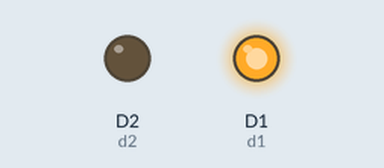
Bench run of a sketch on a simulated ESP8266 (NodeMCU). Parts: output pins drawn as LEDs (lit = HIGH).

Above: at 0.5 s.
At 1.5 s:
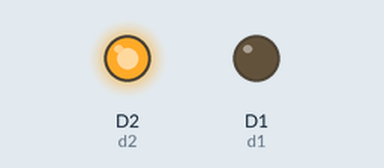
At 5.5 s:
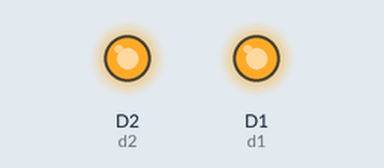
Timing chart, 0 to 6.9 s (numbered marks = the images above):
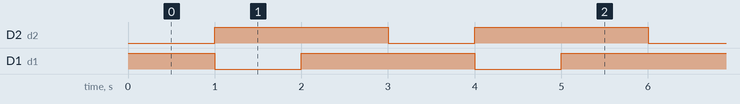

The sketch:

TwoColorLed.ino
```cpp
int d1=D1;
int d2=D2;
void setup()
{
 pinMode(d1, OUTPUT);
 pinMode(d2, OUTPUT);
}

void loop()
{
  digitalWrite(d1,255);  //Red
  digitalWrite(d2,0);  //Yellow
  delay(1000);
  digitalWrite(d1,0);
  digitalWrite(d2,255);
  delay(1000);
  digitalWrite(d1,40);
  digitalWrite(d2,128);
  delay(1000);
}
```

Measured:
- by itself, D2 (d2): alternates HIGH for 2.0 s and LOW for 1.0 s
- by itself, D1 (d1): repeats every 3.0 s: LOW 1.0 s, HIGH 2.0 s
- by itself, everything shown: repeats every 3.0 s, in 3 steps
